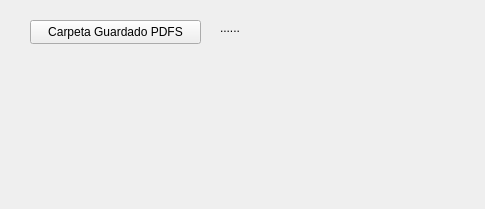
<?xml version="1.0" encoding="UTF-8"?>
<ui version="4.0">
 <class>MainWindow</class>
 <widget class="QMainWindow" name="MainWindow">
  <property name="geometry">
   <rect>
    <x>0</x>
    <y>0</y>
    <width>485</width>
    <height>209</height>
   </rect>
  </property>
  <property name="windowTitle">
   <string>Configuración</string>
  </property>
  <widget class="QWidget" name="centralwidget">
   <widget class="QPushButton" name="pushButton">
    <property name="geometry">
     <rect>
      <x>30</x>
      <y>20</y>
      <width>171</width>
      <height>24</height>
     </rect>
    </property>
    <property name="text">
     <string>Carpeta Guardado PDFS</string>
    </property>
   </widget>
   <widget class="QLabel" name="label">
    <property name="geometry">
     <rect>
      <x>220</x>
      <y>20</y>
      <width>49</width>
      <height>16</height>
     </rect>
    </property>
    <property name="text">
     <string>......</string>
    </property>
   </widget>
  </widget>
 </widget>
 <resources/>
 <connections/>
</ui>
